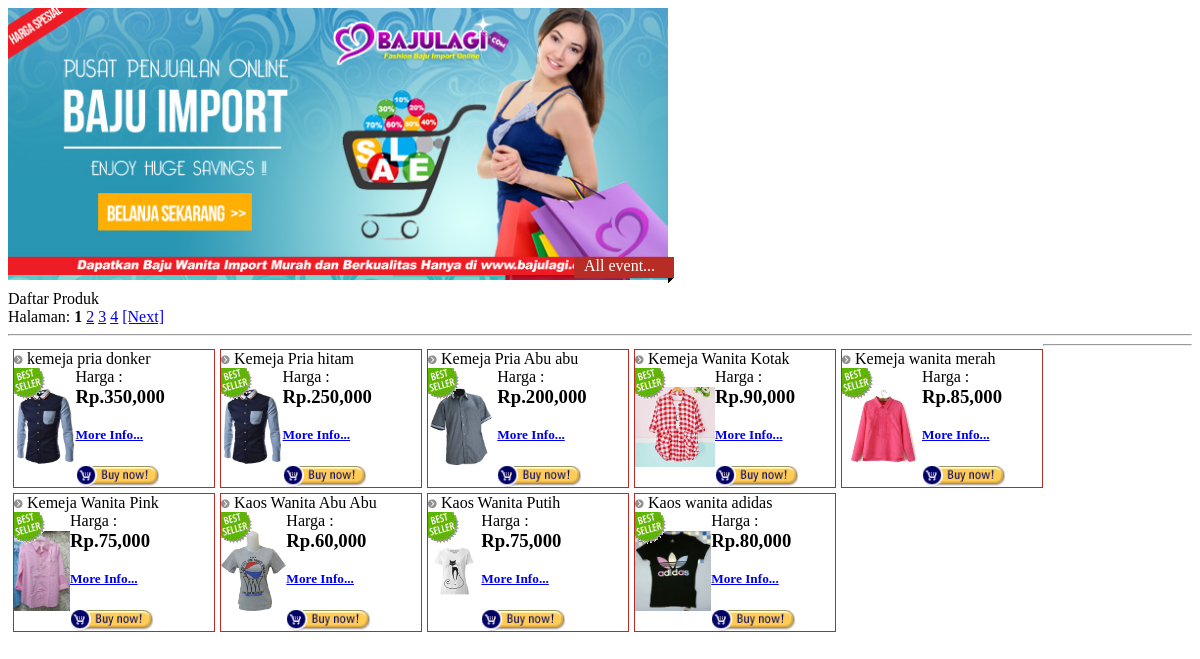
The page /themes/front-page.php on the database its author committed.
### tables this page shows
CREATE TABLE `rotor` (
  `roid` int(11) NOT NULL,
  `roimg` varchar(64) DEFAULT NULL,
  `rotitel` varchar(64) DEFAULT NULL,
  `rokonten` varchar(1000) DEFAULT NULL
);

CREATE TABLE `barang` (
  `bid` int(11) NOT NULL,
  `bnama` varchar(50) NOT NULL,
  `butama` int(11) DEFAULT NULL,
  `bharga` float DEFAULT NULL,
  `bimg` varchar(64) DEFAULT NULL,
  `bcatatan` varchar(1000) DEFAULT NULL,
  `bbes` int(11) DEFAULT NULL,
  `bukuran` varchar(5) DEFAULT NULL,
  `prnama` varchar(64) DEFAULT NULL,
  `parent_id` int(11) DEFAULT NULL
);

### page/main/main.php (the view, shortened to what this page needs)
<?php
include './././includes/database.php';
?>
<div class="title-content">Daftar Produk</div>
<div id="border">
	<div class='m-content'>
	Halaman: <?php
		$dataPerPage =9;
		if(isset($_REQUEST['pageNum'])){
			$noPage = $_REQUEST['pageNum'];
		}  else {
		   $noPage = 0;
		}
		$query  = mysql_query("SELECT COUNT(bid) as idb FROM barang", $dbconn);
		$data   = mysql_fetch_array($query);
		$jumData = $data['idb'];
		$jumPage = ceil($jumData/$dataPerPage);
		for($page = 1; $page <= $jumPage; $page++) {
         if ((($page >= $_REQUEST['pageNum'] - 2) && ($page <= $_REQUEST['pageNum'] + 2)) || ($page == 1) || ($page == $jumPage)) {
            if ($page == $_REQUEST['pageNum']) echo "<b>".$page."</b> ";
            else echo " <a href='?pageNum=".$page."'>".$page."</a> ";
            $noPage = $page;
         }
		}
		if(isset($_REQUEST['pageNum'])){
			$noPage = $_REQUEST['pageNum'];
		}  else {
		   $noPage = 0;
		   $_REQUEST['pageNum'] = 1;
		}
		$offset =($noPage - 1) * $dataPerPage;
		if ($noPage < $jumPage) echo "<a href='?pageNum=".($_REQUEST['pageNum']+1)."'>[Next]</a>";
    print "<hr>";
    $tsql2 = "SELECT * FROM barang ORDER BY bid DESC LIMIT $dataPerPage OFFSET $offset";
    $stmt2 = mysql_query($tsql2, $dbconn);
	while($row=mysql_fetch_array($stmt2)){
	?>
	    <div id="m-border">
	      <div class="title-mcontent"><img src='./misc/mm.png' alt='mm' width='9'> <?php print $row['bnama'] ?></div>
	      <?php if ($row['bbes']==1){ ?><div class="best"></div> <?php } ?>
	      <table border="0" cellpadding="0" cellspacing="0" class="imgleft">
		  <tr>
			<td rowspan='4'><?php print "<img src=./admin/images/$row[bimg] alt=$row[bnama] height='80'class='m-img'>";?> </td>
			<td>Harga :</td>
		  </tr>
		  <tr><td colspan='2'><h3><?php print "Rp.".number_format($row['bharga']) ?> </h3></td></tr>
		  <tr><td colspan='2'><h5><?php print "<a href='./?n=detail&&bid=$row[bid]'>More Info...</a>" ?> </h5></td></tr>
		  <tr><td colspan='2'><?php print "<a href='./?n=cart_reg&&bid=$row[bid]'><img src=./misc/BuyNow.gif height='22'></a>" ?></td></tr>
	      </table>
	   </div>
	<?php
	}
	?>
	<hr>
	</div>
</div>

### page/rotor/rotor.php (shortened to what this page needs)
<?php
include './././includes/database.php';
?>
<div id="rm"><a href="./?n=rotorlist">All event...</a></div>
<div class="lnws">
	<?php
	    $qry=mysql_query("SELECT * FROM rotor ORDER BY roid DESC", $dbconn);
		while ($row=mysql_fetch_array($qry)){
		    print "<div class='dev'><a href='./?n=rotor&rn=$row[roid]'><img src='./admin/images/$row[roimg]' title='$row[rotitel]' width='660' height='267'></a></div>";
		}
	?>
</div>

### page/rotor/rotor.php (style rules this page uses)
#rm { position: absolute; margin:249px 0 0 566px; padding:0 10px 0 10px; width: 80px; height: 26px; z-index:99;background-image: url('./themes/images/read_m.png'); }
#rm a { color:#fff;text-decoration: none; }
.lnws { position: relative; width: 670px; height: 272px; margin:0 0 10px 0;overflow: hidden; }

### page/main/main.php (style rules this page uses)
#m-border { float: left;width: 200px; margin:5px 0 0 5px; border:solid 1px #b72c24; }
.best { position: absolute;width: 32px;height:32px;background-image: url('misc/BestSeller.gif'); }

### rows shown on the page
rotor: roimg (picture)
rotor: roimg (picture)
barang: bnama "kemeja pria donker", bbes 1 (drawn), bimg (picture), bharga "350,000"
barang: bnama "Kemeja Pria hitam", bbes 1 (drawn), bimg (picture), bharga "250,000"
barang: bnama "Kemeja Pria Abu abu", bbes 1 (drawn), bimg (picture), bharga "200,000"
barang: bnama "Kemeja Wanita Kotak", bbes 1 (drawn), bimg (picture), bharga "90,000"
barang: bnama "Kemeja wanita merah", bbes 1 (drawn), bimg (picture), bharga "85,000"
barang: bnama "Kemeja Wanita Pink", bbes 1 (drawn), bimg (picture), bharga "75,000"
barang: bnama "Kaos Wanita Abu Abu", bbes 1 (drawn), bimg (picture), bharga "60,000"
barang: bnama "Kaos Wanita Putih", bbes 1 (drawn), bimg (picture), bharga "75,000"
barang: bnama "Kaos wanita adidas", bbes 1 (drawn), bimg (picture), bharga "80,000"
